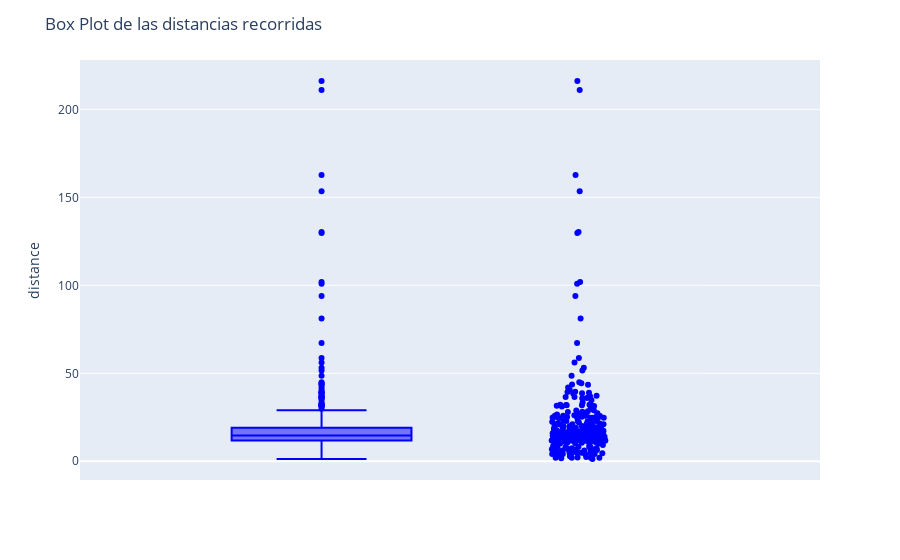
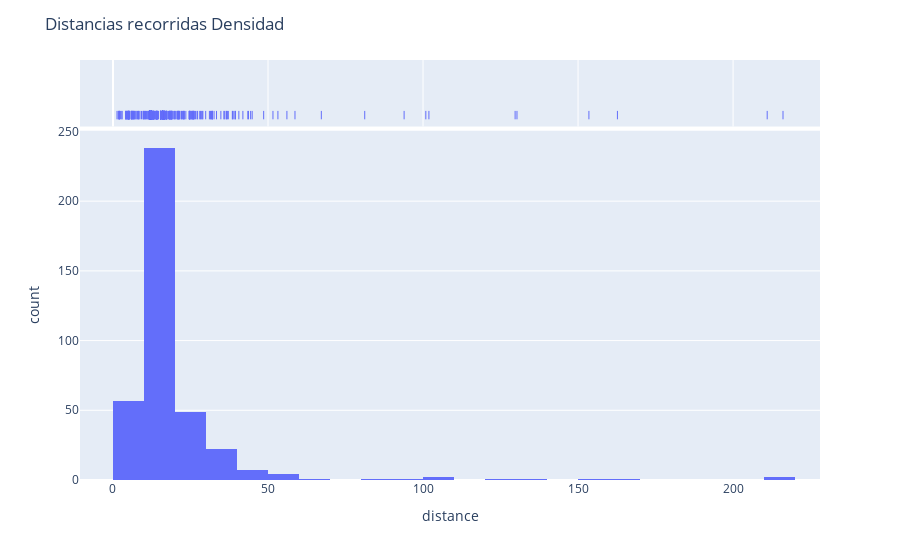
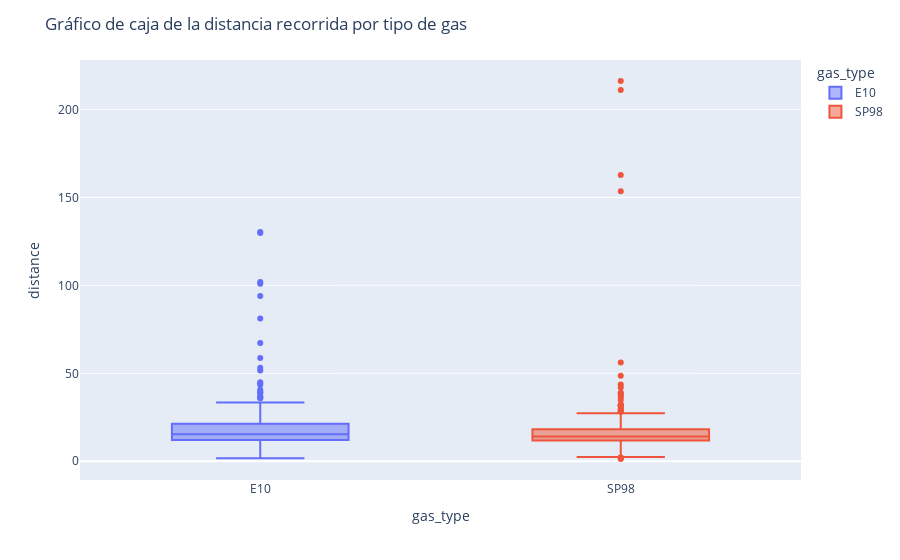

Source (notebook cell) for these figures, in order:
### Code cell
# visualizaciones interactivas con Plotly:
fig_distance_boxplot = px.box(data, y="distance", color_discrete_sequence=["blue"])
fig_distance_boxplot.add_trace(px.strip(data, y="distance", color_discrete_sequence=["blue"]).data[0])
fig_distance_boxplot.update_layout(title="Box Plot de las distancias recorridas")
fig_distance_boxplot.show()

fig_distance_density = px.histogram(data, x="distance", marginal="rug", nbins=30)
fig_distance_density.update_layout(title="Distancias recorridas Densidad")
fig_distance_density.show()

fig_distance_by_gas = px.box(data, x="gas_type", y="distance", color="gas_type")
fig_distance_by_gas.update_layout(title="Gráfico de caja de la distancia recorrida por tipo de gas")
fig_distance_by_gas.show()

### Figure 1 — Plotly figure (JSON) as saved in the notebook; plotly's stock layout.template omitted (floating-point values rounded to 4 significant figures; data arrays with more than 128 entries replaced by an {"elided": "..."} marker saying what was removed)
{"data": [{"alignmentgroup": "True", "hovertemplate": "distance=%{y}<extra></extra>", "legendgroup": "", "marker": {"color": "blue"}, "name": "", "notched": false, "offsetgroup": "", "orientation": "v", "showlegend": false, "type": "box", "x0": " ", "xaxis": "x", "y": {"elided": "388 float values"}, "y0": " ", "yaxis": "y"}, {"alignmentgroup": "True", "boxpoints": "all", "fillcolor": "rgba(255,255,255,0)", "hoveron": "points", "hovertemplate": "distance=%{y}<extra></extra>", "legendgroup": "", "line": {"color": "rgba(255,255,255,0)"}, "marker": {"color": "blue"}, "name": "", "offsetgroup": "", "orientation": "v", "pointpos": 0, "showlegend": false, "type": "box", "x0": " ", "xaxis": "x", "y": {"elided": "388 float values"}, "y0": " ", "yaxis": "y"}], "layout": {"boxmode": "group", "legend": {"tracegroupgap": 0}, "margin": {"t": 60}, "title": {"text": "Box Plot de las distancias recorridas"}, "xaxis": {"anchor": "y", "domain": [0, 1]}, "yaxis": {"anchor": "x", "domain": [0, 1], "title": {"text": "distance"}}}}

### Figure 2 — Plotly figure (JSON) as saved in the notebook; plotly's stock layout.template omitted (floating-point values rounded to 4 significant figures; data arrays with more than 128 entries replaced by an {"elided": "..."} marker saying what was removed)
{"data": [{"alignmentgroup": "True", "bingroup": "x", "hovertemplate": "distance=%{x}<br>count=%{y}<extra></extra>", "legendgroup": "", "marker": {"color": "#636efa", "pattern": {"shape": ""}}, "name": "", "nbinsx": 30, "offsetgroup": "", "orientation": "v", "showlegend": false, "type": "histogram", "x": {"elided": "388 float values"}, "xaxis": "x", "yaxis": "y"}, {"alignmentgroup": "True", "boxpoints": "all", "fillcolor": "rgba(255,255,255,0)", "hoveron": "points", "hovertemplate": "distance=%{x}<extra></extra>", "jitter": 0, "legendgroup": "", "line": {"color": "rgba(255,255,255,0)"}, "marker": {"color": "#636efa", "symbol": "line-ns-open"}, "name": "", "offsetgroup": "", "showlegend": false, "type": "box", "x": {"elided": "388 float values"}, "xaxis": "x2", "yaxis": "y2"}], "layout": {"barmode": "relative", "legend": {"tracegroupgap": 0}, "margin": {"t": 60}, "title": {"text": "Distancias recorridas Densidad"}, "xaxis": {"anchor": "y", "domain": [0, 1], "title": {"text": "distance"}}, "xaxis2": {"anchor": "y2", "domain": [0, 1], "matches": "x", "showgrid": true, "showticklabels": false}, "yaxis": {"anchor": "x", "domain": [0, 0.8316], "title": {"text": "count"}}, "yaxis2": {"anchor": "x2", "domain": [0.8416, 1], "matches": "y2", "showgrid": false, "showline": false, "showticklabels": false, "ticks": ""}}}

### Figure 3 — Plotly figure (JSON) as saved in the notebook; plotly's stock layout.template omitted (floating-point values rounded to 4 significant figures; data arrays with more than 128 entries replaced by an {"elided": "..."} marker saying what was removed)
{"data": [{"alignmentgroup": "True", "hovertemplate": "gas_type=%{x}<br>distance=%{y}<extra></extra>", "legendgroup": "E10", "marker": {"color": "#636efa"}, "name": "E10", "notched": false, "offsetgroup": "E10", "orientation": "v", "showlegend": true, "type": "box", "x": {"elided": "160 str values"}, "x0": " ", "xaxis": "x", "y": {"elided": "160 float values"}, "y0": " ", "yaxis": "y"}, {"alignmentgroup": "True", "hovertemplate": "gas_type=%{x}<br>distance=%{y}<extra></extra>", "legendgroup": "SP98", "marker": {"color": "#EF553B"}, "name": "SP98", "notched": false, "offsetgroup": "SP98", "orientation": "v", "showlegend": true, "type": "box", "x": {"elided": "228 str values"}, "x0": " ", "xaxis": "x", "y": {"elided": "228 float values"}, "y0": " ", "yaxis": "y"}], "layout": {"boxmode": "overlay", "legend": {"title": {"text": "gas_type"}, "tracegroupgap": 0}, "margin": {"t": 60}, "title": {"text": "Gráfico de caja de la distancia recorrida por tipo de gas"}, "xaxis": {"anchor": "y", "categoryarray": ["E10", "SP98"], "categoryorder": "array", "domain": [0, 1], "title": {"text": "gas_type"}}, "yaxis": {"anchor": "x", "domain": [0, 1], "title": {"text": "distance"}}}}
